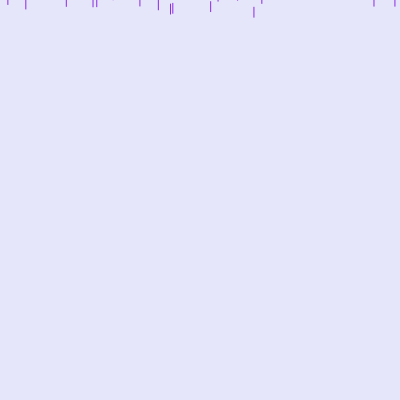
Frame 1 (no input)
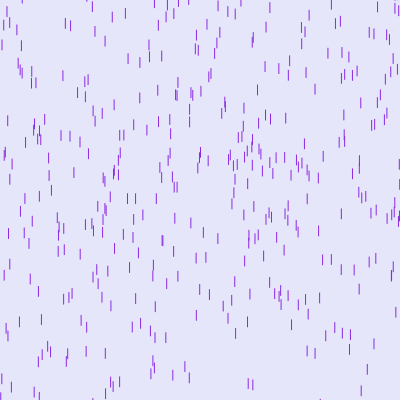
Frame 60 (no input)
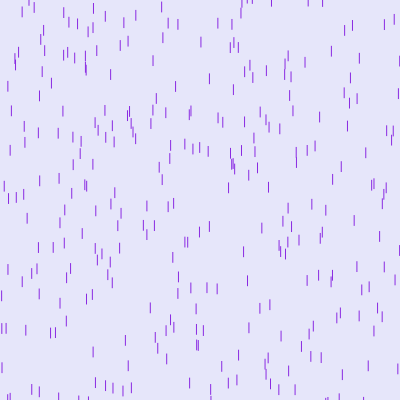
Frame 120 (the mouse pressed at the canvas centre since frame 60)

The p5.js sketch that drew these frames (run headless with seeded random() and noise() and a simulated clock; from frame 60 on, the mouse is pressed at the canvas centre):

// p5.js sketch
// ── sketch.js
let drops = []

function setup() {
    createCanvas(400, 400)
    for (let i = 0; i <500; i+= 1){
        drops[i] = new Drop()
    }
};
function draw() {
    
    background(230, 230, 250)
    for ( let i = 0; i < drops.length; i+=1){
        drops[i].fall()
        drops[i].show()
    }
};
// ── drop.js
class Drop {
    constructor() {
        this.x = random(0, width)
        this.y = this.gety(),
        this.yspeed = random(4,10)
    };

    gety(){
        return random(-1,-500)
    }

    fall() {
        this.y = this.y + this.yspeed
        if (this.y > height){this.y = this.gety()}
    };
    show() {
        stroke(138, 42, 226)
        line(this.x, this.y, this.x, this.y + 10)
    };
}
